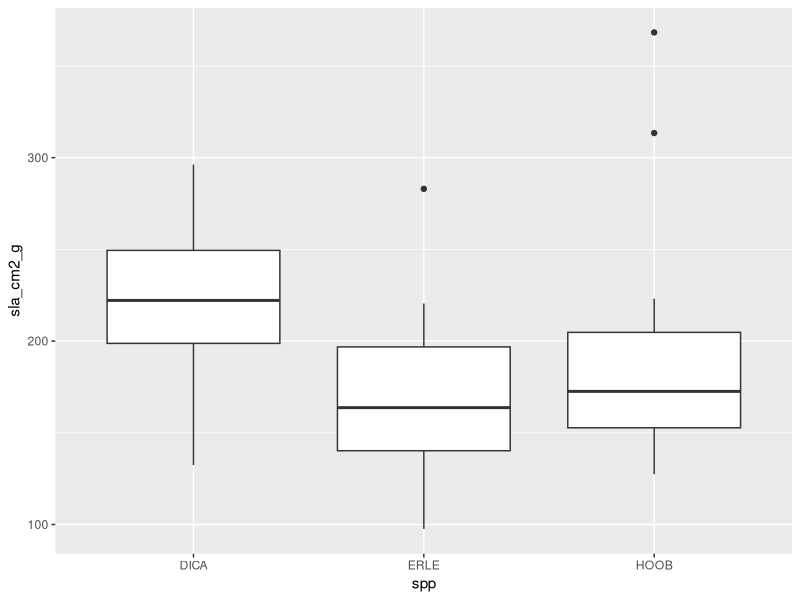
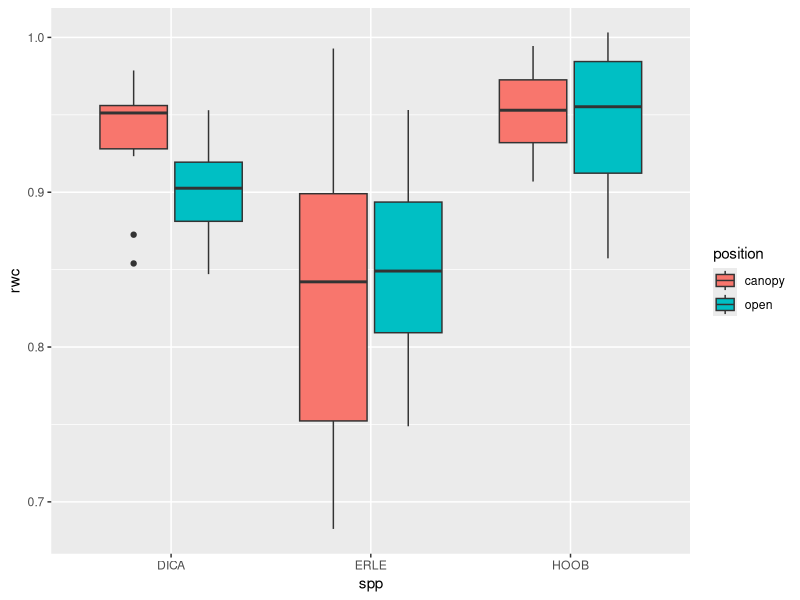
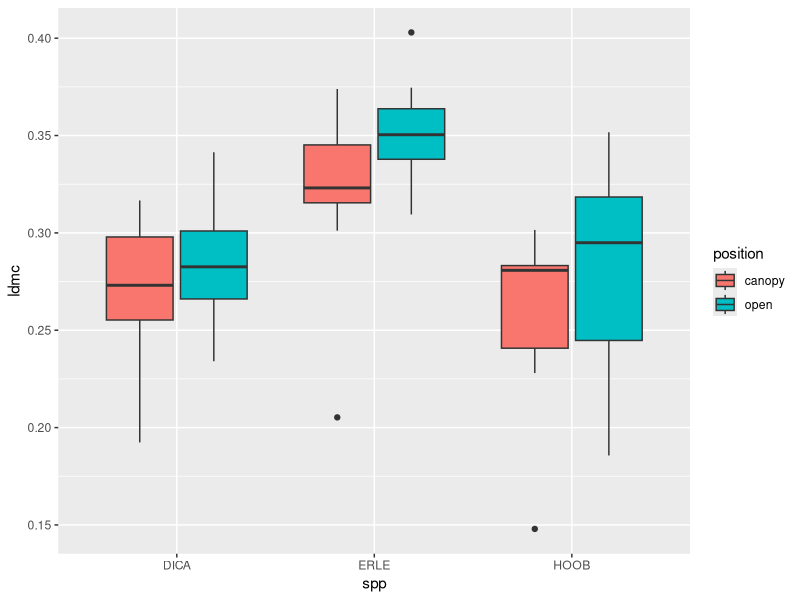
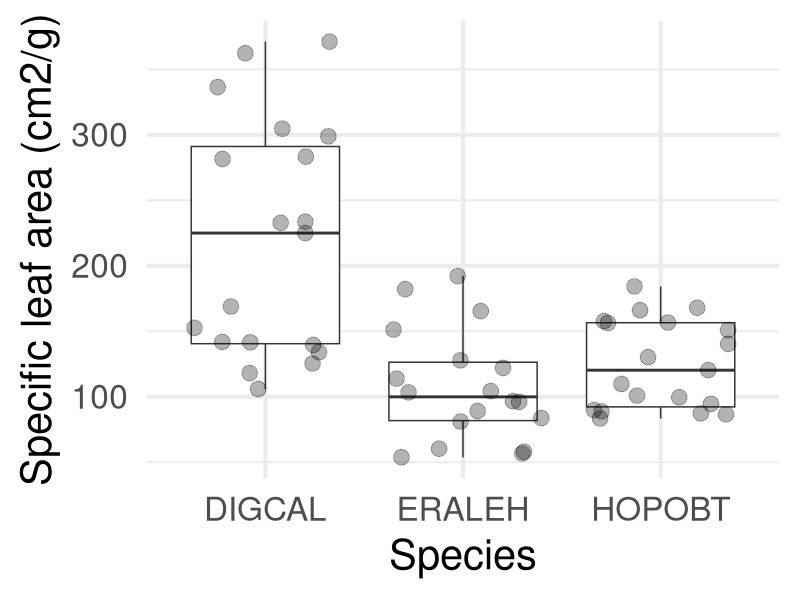
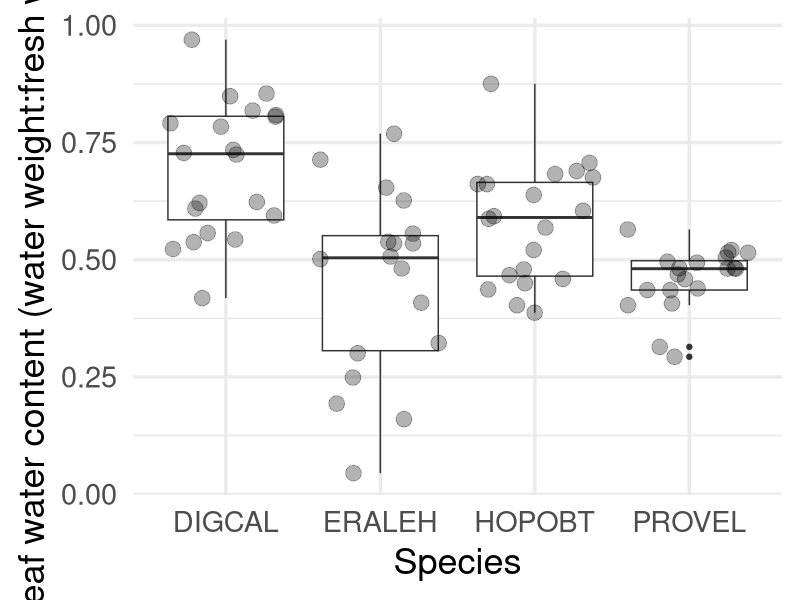
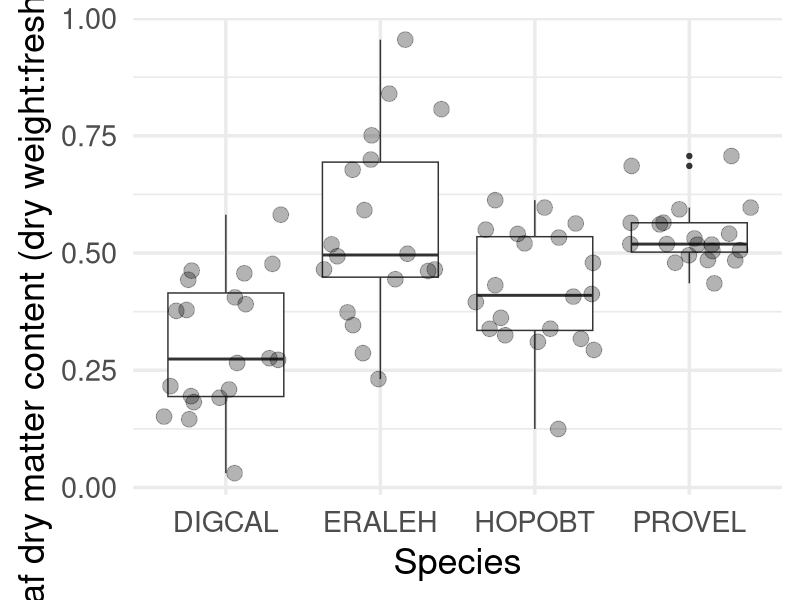

Write R code to recreate these figures, in order. (Note: this script raises an error after producing the figures.)
library(tidyverse)

traits <- read_csv("data/BANWR_leaf_traits_2026.csv") %>% 
  filter(sla_cm2_g < 1000)


ggplot(traits, aes(x = spp, y = sla_cm2_g))+
  geom_boxplot()

TukeyHSD(aov(sla_cm2_g ~ spp, traits))
TukeyHSD(aov(sla_cm2_g ~ position, traits))
TukeyHSD(aov(sla_cm2_g ~ position*spp, traits))


ggplot(traits, aes(x = spp, y = rwc))+
  geom_boxplot(aes(fill = position))

ggplot(traits, aes(x = spp, y = ldmc))+
  geom_boxplot(aes(fill = position))




# data collected in 2025:

traits <- read_csv("data/09282025_SLAandLWC.csv") %>% 
  mutate(spp = Species, sla = SLA_mm2_mg, lwc = LWC_mgmg) %>% 
  mutate(site = case_when(Individual < 11 ~ "Treatment",
                          Individual > 10 ~ "Control")) %>%
  mutate(sla = case_when(sla < 40 ~ sla,
                         sla >= 40 ~ NA),
         lwc = case_when(lwc < 0.97 ~ lwc,
                         lwc >= 0.97 ~ NA)) %>% 
  mutate(ldmc = 1-lwc)

TukeyHSD(aov(lm(sla ~ spp, traits)))
TukeyHSD(aov(lm(ldmc ~ spp, traits)))

ggplot(filter(traits, spp != "PROVEL"), aes(x = spp))+
  geom_boxplot(aes(y = sla*10))+ # dividing by 1000 converts mm2/mg --> m2/g
  geom_point(aes(y = sla*10), position = "jitter", size = 5, alpha = 0.3)+
  theme_minimal(base_size = 30)+
  labs(x = "Species", y = "Specific leaf area (cm2/g)")

ggplot(traits, aes(x = spp))+
  geom_boxplot(aes(y = lwc))+ # dividing by 1000 converts mm2/mg --> m2/g
  geom_point(aes(y = lwc), position = "jitter", size = 5, alpha = 0.3)+
  theme_minimal(base_size = 26)+
  labs(x = "Species", y = "Leaf water content (water weight:fresh weight)")

ggplot(traits, aes(x = spp))+
  geom_boxplot(aes(y = ldmc))+
  geom_point(aes(y = ldmc), position = "jitter", size = 5, alpha = 0.3)+
  theme_minimal(base_size = 26)+
  labs(x = "Species", y = "Leaf dry matter content (dry weight:fresh weight)")

TukeyHSD(aov(lm(lwc ~ spp, traits)))
summary(aov(lwc ~ spp, data = filter(traits, spp %in% c("ERALEH", "DIGCAL") & !is.na(lwc)))) # ok so means are different
with(filter(traits, !is.na(lwc)), leveneTest(lwc, as.factor(spp))) # the dispersion of Something is different!
with(filter(traits, spp %in% c("ERALEH", "DIGCAL") & !is.na(lwc)), leveneTest(lwc, as.factor(spp))) 
# the dispersion is not different btwn just ERALEH and DIGCAL

library(car)
